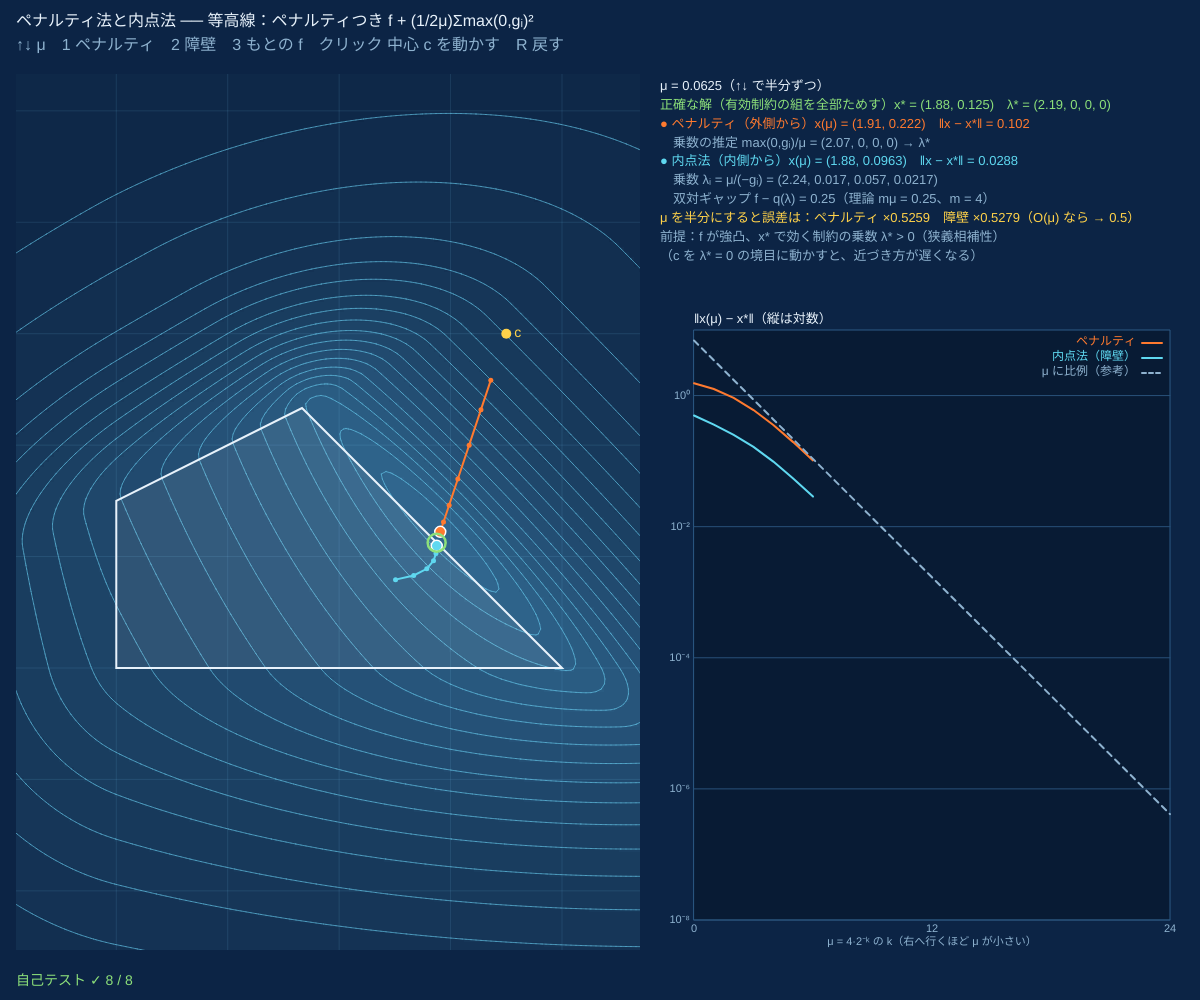
Frame 1 (no input)
Frame 60 (no input): identical to frame 1, image omitted
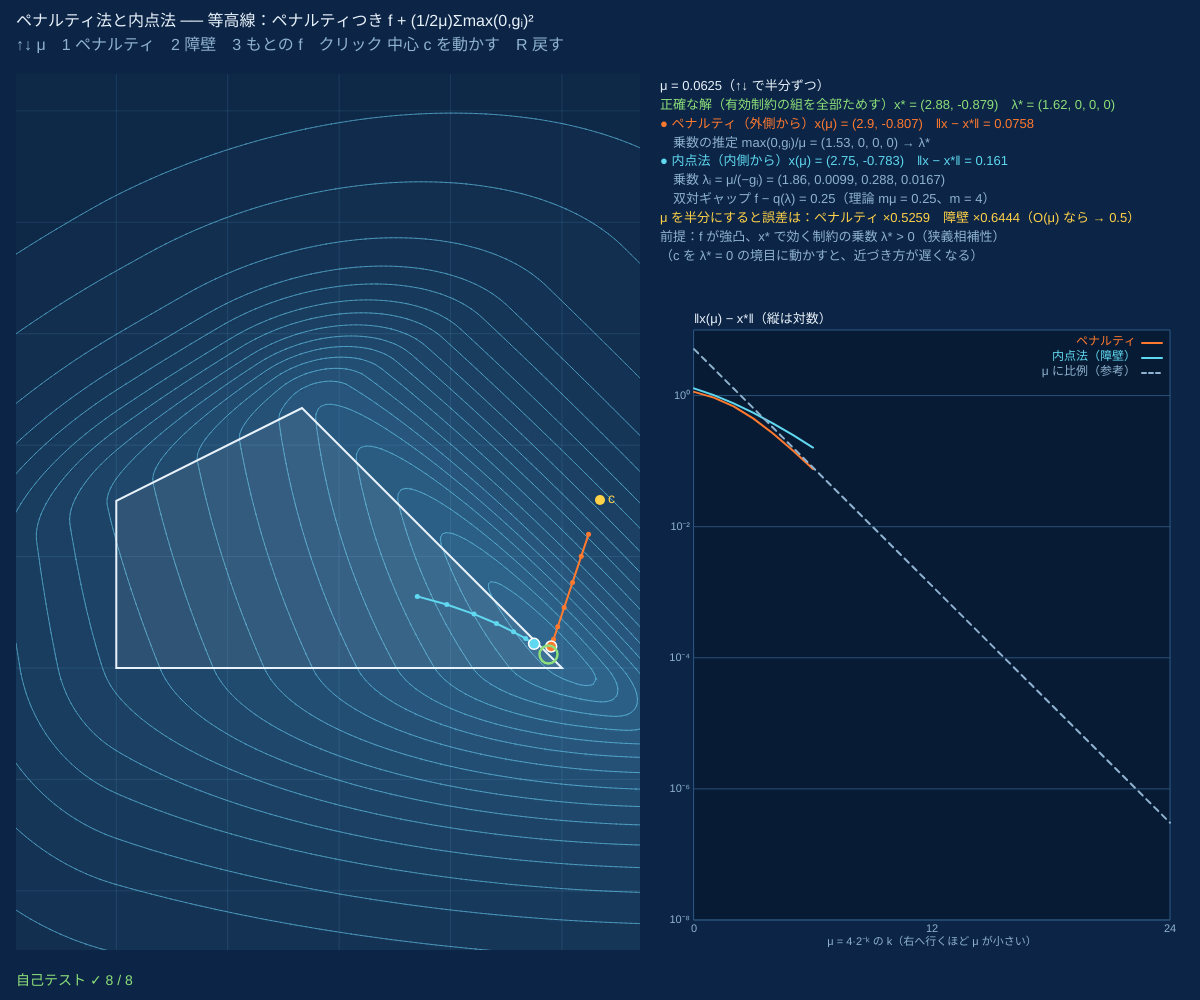
Frame 120 (the mouse pressed at the canvas centre since frame 60)

The p5.js sketch that drew these frames (run headless with seeded random() and noise() and a simulated clock; from frame 60 on, the mouse is pressed at the canvas centre):

// p5.js sketch
// ── sketch.js
// ============================================
// 11 ペナルティ法と内点法（対数障壁）
// 制約つきの問題 min f(x) = ½(x−c)ᵀQ(x−c)  s.t. aᵢᵀx ≤ bᵢ（4 本の半平面）を、制約なしの問題の列で解く
//   ペナルティ法 f + (1/2μ)Σ max(0, gᵢ)² … 外側から近づく ／ 内点法 f − μΣ log(−gᵢ) … 内側から近づく（中心パス）
//   μ → 0 で x(μ) → x*。誤差は O(μ)（x* で効いている制約の乗数が正 ＝ 狭義相補性 のとき）。各 x(μ) はニュートン法で解く
// ↑↓ = μ / 1 = ペナルティの等高線 / 2 = 障壁の等高線 / 3 = もとの f / クリック = 中心 c を動かす / R = c を戻す
// ============================================

const QM = [[2, 0.5], [0.5, 1]];                                  // ★ f の行列 Q（正定値）
const C0 = [2.5, 2];                                              // ★ f の中心 c（制約がなければここが最小）
const AB = [[1, 1, 2], [-1, 2, 2], [0, -1, 1], [-1, 0, 1]];       // ★ 制約 a₁x + a₂y ≤ b を [a₁, a₂, b] で
const MUS = []; for (let k = 0; k <= 24; k++) MUS.push(4 * Math.pow(2, -k));   // μ の列（半分ずつ小さく）
let CC = C0.slice(), mi = 6, view = 1, V, CI, sol, xb, xp, lamB, logB;
const XIN = [0.3, 0];                                             // 内点法のスタート（制約の内側）

function setup() {
  createCanvas(windowWidth, windowHeight);
  V = makeView(16, 74, width * 0.52, height - 124, [0.9, 0.4, 2.8]);
  selfTest();
  solveAll(); redraw2();
}
function fq(x) { let d = [x[0] - CC[0], x[1] - CC[1]]; return 0.5 * (QM[0][0] * d[0] * d[0] + 2 * QM[0][1] * d[0] * d[1] + QM[1][1] * d[1] * d[1]); }
function gcon(i, x) { return AB[i][0] * x[0] + AB[i][1] * x[1] - AB[i][2]; }
// 障壁つき（'bar'）・ペナルティつき（'pen'）の関数：値 v、勾配 G、ヘッセ行列 H
function merit(kind, mu, x) {
  let d = [x[0] - CC[0], x[1] - CC[1]], v = fq(x), G = [QM[0][0] * d[0] + QM[0][1] * d[1], QM[1][0] * d[0] + QM[1][1] * d[1]], H = [QM[0].slice(), QM[1].slice()];
  for (let i = 0; i < AB.length; i++) {
    let a = AB[i], gi = gcon(i, x), w, h;
    if (kind === 'bar') { if (gi >= 0) return { v: Infinity, G, H }; v -= mu * Math.log(-gi); w = mu / -gi; h = mu / (gi * gi); }
    else if (kind === 'pen') { if (gi <= 0) continue; v += (gi * gi) / (2 * mu); w = gi / mu; h = 1 / mu; }
    else continue;
    G[0] += w * a[0]; G[1] += w * a[1]; H[0][0] += h * a[0] * a[0]; H[0][1] += h * a[0] * a[1]; H[1][0] += h * a[0] * a[1]; H[1][1] += h * a[1] * a[1];
  }
  return { v, G, H };
}
// ダンプ付きニュートン法（障壁では、外に出る点や増える点は t を半分に）。log に通った点をためる
function argmin(kind, mu, x, log) {
  for (let it = 0; it < 200; it++) {
    let M = merit(kind, mu, x), d = solve2(M.H, M.G), dec = vdot(M.G, d), t = 1;
    if (!(dec > 1e-28)) break;
    while (t > 1e-14) {
      let y = [x[0] - t * d[0], x[1] - t * d[1]], vy = merit(kind, mu, y).v;
      if (isFinite(vy) && (dec < 1e-10 || vy <= M.v - 0.25 * t * dec)) break;
      t *= 0.5;
    }
    x = [x[0] - t * d[0], x[1] - t * d[1]];
    if (log) log.push(x);
  }
  return x;
}
// 正確な解：有効な制約の組（0〜2 本）を全部ためし、KKT 条件をみたすものを選ぶ
function exactSol() {
  let m = AB.length, sets = [[]], best = null;
  for (let i = 0; i < m; i++) { sets.push([i]); for (let j = i + 1; j < m; j++) sets.push([i, j]); }
  for (let S of sets) {
    let M = [[QM[0][0], QM[0][1], ...S.map((i) => AB[i][0])], [QM[1][0], QM[1][1], ...S.map((i) => AB[i][1])], ...S.map((i) => [AB[i][0], AB[i][1], ...S.map(() => 0)])];
    let r = [QM[0][0] * CC[0] + QM[0][1] * CC[1], QM[1][0] * CC[0] + QM[1][1] * CC[1], ...S.map((i) => AB[i][2])], s = gaussSolve(M, r);
    if (!s) continue;
    let x = [s[0], s[1]], lam = AB.map(() => 0); S.forEach((i, k) => (lam[i] = s[2 + k]));
    if (lam.some((l) => l < -1e-12) || AB.some((_, i) => gcon(i, x) > 1e-12)) continue;
    if (!best || fq(x) < best.v) best = { x, lam, v: fq(x), S };
  }
  return best;
}
function gaussSolve(M, r) {
  let n = r.length, A = M.map((row, i) => [...row, r[i]]);
  for (let c = 0; c < n; c++) {
    let p = c; for (let i = c + 1; i < n; i++) if (Math.abs(A[i][c]) > Math.abs(A[p][c])) p = i;
    if (Math.abs(A[p][c]) < 1e-12) return null;
    [A[c], A[p]] = [A[p], A[c]];
    for (let i = 0; i < n; i++) if (i !== c) { let f = A[i][c] / A[c][c]; for (let j = c; j <= n; j++) A[i][j] -= f * A[c][j]; }
  }
  return A.map((row, i) => row[n] / row[i]);
}
// 双対関数 q(λ) = min_x f(x) + Σλᵢgᵢ(x)：x̂ = c − Q⁻¹Aᵀλ を入れる
function dualQ(lam) {
  let s = [0, 0]; AB.forEach((a, i) => { s[0] += lam[i] * a[0]; s[1] += lam[i] * a[1]; });
  let d = solve2(QM, s), x = [CC[0] - d[0], CC[1] - d[1]];
  return fq(x) + AB.reduce((t, _, i) => t + lam[i] * gcon(i, x), 0);
}
function solveAll() {
  sol = exactSol(); xb = []; xp = []; lamB = []; logB = [];
  let b = XIN, p = CC.slice();
  for (let mu of MUS) { b = argmin('bar', mu, b, logB); p = argmin('pen', mu, p); xb.push(b); xp.push(p); lamB.push(AB.map((_, i) => mu / -gcon(i, b))); }
}
function redraw2() { let mu = MUS[mi]; CI = contourImage(V, (x, y) => merit(['pen', 'bar', 'f'][view - 1], mu, [x, y]).v); }
function errOf(P) { return P.map((x) => Math.hypot(x[0] - sol.x[0], x[1] - sol.x[1])); }

function draw() {
  background(PAL.bg);
  image(CI, V.px, V.py);
  // 制約の線と、許される領域のふち
  let poly = feasPoly();
  push(); stroke(PAL.ink); strokeWeight(2); fill(255, 255, 255, 18); beginShape(); for (let q of poly) { let s = V.toS(...q); vertex(s[0], s[1]); } endShape(CLOSE); pop();
  drawPath(V, xp.slice(0, mi + 1), PAL.or, 2); drawPath(V, xb.slice(0, mi + 1), PAL.cy, 2);
  let s = V.toS(...sol.x); noFill(); stroke(PAL.gr); strokeWeight(2.5); circle(s[0], s[1], 18);
  s = V.toS(...CC); fill(PAL.ye); noStroke(); circle(s[0], s[1], 10); hud([['c', PAL.ye]], s[0] + 8, s[1] - 8, 14);
  let mu = MUS[mi], ep = errOf(xp), eb = errOf(xb), gap = fq(xb[mi]) - dualQ(lamB[mi]), lp = AB.map((_, i) => Math.max(0, gcon(i, xp[mi])) / mu);
  hud([['ペナルティ法と内点法 ── 等高線：' + ['ペナルティつき f + (1/2μ)Σmax(0,gᵢ)²', '障壁つき f − μΣlog(−gᵢ)（外側は ∞）', 'もとの f'][view - 1], PAL.ink],
    ['↑↓ μ　1 ペナルティ　2 障壁　3 もとの f　クリック 中心 c を動かす　R 戻す', PAL.dim]], 16, 14, 16);
  let x = width * 0.55, w = width - x - 24, L = (v) => v.map((u) => fmt(u)).join(', ');
  hud([['μ = ' + fmt(mu, 4) + '（↑↓ で半分ずつ）', PAL.ink], ['正確な解（有効制約の組を全部ためす）x* = (' + L(sol.x) + ')　λ* = (' + L(sol.lam) + ')', PAL.gr],
    ['● ペナルティ（外側から）x(μ) = (' + L(xp[mi]) + ')　‖x − x*‖ = ' + fmt(ep[mi]), PAL.or],
    ['　乗数の推定 max(0,gᵢ)/μ = (' + L(lp) + ') → λ*', PAL.dim],
    ['● 内点法（内側から）x(μ) = (' + L(xb[mi]) + ')　‖x − x*‖ = ' + fmt(eb[mi]), PAL.cy],
    ['　乗数 λᵢ = μ/(−gᵢ) = (' + L(lamB[mi]) + ')', PAL.dim], ['　双対ギャップ f − q(λ) = ' + fmt(gap, 6) + '（理論 mμ = ' + fmt(AB.length * mu, 6) + '、m = 4）', PAL.dim],
    ['μ を半分にすると誤差は：ペナルティ ×' + (mi ? fmt(ep[mi] / ep[mi - 1], 4) : '—') + '　障壁 ×' + (mi ? fmt(eb[mi] / eb[mi - 1], 4) : '—') + '（O(μ) なら → 0.5）', PAL.ye],
    ['前提：f が強凸、x* で効く制約の乗数 λ* > 0（狭義相補性）', PAL.dim], ['（c を λ* = 0 の境目に動かすと、近づき方が遅くなる）', PAL.dim]], x, 80, 13);
  let ref = MUS.map((m) => (m * ep[ep.length - 1]) / MUS[MUS.length - 1]);
  logPlot(x + 34, 330, w - 40, height - 410, [{ v: ep.slice(0, mi + 1), c: PAL.or, name: 'ペナルティ' }, { v: eb.slice(0, mi + 1), c: PAL.cy, name: '内点法（障壁）' }, { v: ref, c: PAL.dim, name: 'μ に比例（参考）', dash: true }],
    { lo: -8, hi: 1, kmax: MUS.length - 1, xlabel: 'μ = 4·2⁻ᵏ の k（右へ行くほど μ が小さい）', title: '‖x(μ) − x*‖（縦は対数）' });
  drawSelfTest();
}
// 見えている長方形を半平面で切りとる（許される領域の多角形）
function feasPoly() {
  let [x0, y0] = V.toW(V.px, V.py + V.ph), [x1, y1] = V.toW(V.px + V.pw, V.py), P = [[x0, y0], [x1, y0], [x1, y1], [x0, y1]];
  for (let i = 0; i < AB.length; i++) {
    let Q = [];
    for (let k = 0; k < P.length; k++) {
      let a = P[k], b = P[(k + 1) % P.length], ga = gcon(i, a), gb = gcon(i, b);
      if (ga <= 0) Q.push(a);
      if (ga <= 0 !== gb <= 0) { let t = ga / (ga - gb); Q.push([a[0] + t * (b[0] - a[0]), a[1] + t * (b[1] - a[1])]); }
    }
    P = Q;
  }
  return P;
}

function mousePressed() { if (V.inside(mouseX, mouseY)) { CC = V.toW(mouseX, mouseY); solveAll(); redraw2(); } }
function keyPressed() {
  if (key === UP_ARROW && mi > 0) { mi--; redraw2(); }
  if (key === DOWN_ARROW && mi < MUS.length - 1) { mi++; redraw2(); }
  if (key >= '1' && key <= '3') { view = +key; redraw2(); }
  if (key === 'r' || key === 'R') { CC = C0.slice(); solveAll(); redraw2(); }
}

function selfTest() {
  CC = C0.slice(); solveAll();
  let mk = (kind) => ({ f: (x, y) => merit(kind, 0.1, [x, y]).v, g: (x, y) => merit(kind, 0.1, [x, y]).G, H: (x, y) => merit(kind, 0.1, [x, y]).H });
  let eB = derivErr(mk('bar'), [[0, 0], [0.5, 0.6], [-0.5, -0.4]]), eP = derivErr(mk('pen'), [[2.5, 1], [0, 0], [1.5, -1.6]]);
  stOk('障壁・ペナルティつき関数の勾配とヘッセ行列 = 差分', eB.g < 1e-6 && eB.H < 1e-5 && eP.g < 1e-6 && eP.H < 1e-5, '障壁 ' + fmt(eB.g) + ' / ペナルティ ' + fmt(eP.g));
  let kkt = Math.max(...AB.map((_, i) => Math.abs(sol.lam[i] * gcon(i, sol.x)))), st = merit('f', 1, sol.x).G;
  AB.forEach((a, i) => { st[0] += sol.lam[i] * a[0]; st[1] += sol.lam[i] * a[1]; });
  stOk('正確な解 x* = (1.875, 0.125)、λ* = (2.1875, 0, 0, 0)、KKT の残差 ≈ 0', Math.hypot(sol.x[0] - 1.875, sol.x[1] - 0.125) < 1e-12 && Math.abs(sol.lam[0] - 2.1875) < 1e-12 && kkt < 1e-12 && vlen(st) < 1e-12, '相補性 ' + fmt(kkt));
  let gapOk = MUS.every((mu, k) => Math.abs(fq(xb[k]) - dualQ(lamB[k]) - AB.length * mu) < 1e-9 * AB.length * mu);
  stOk('内点法：双対ギャップ f(x(μ)) − q(λ(μ)) = mμ（全部の μ で）', gapOk, 'μ=' + fmt(MUS[8]) + '：' + fmt(fq(xb[8]) - dualQ(lamB[8]), 8) + ' / ' + fmt(4 * MUS[8], 8));
  stOk('内点法：ニュートン法の全部の点が制約の内側（gᵢ < 0）', logB.every((x) => AB.every((_, i) => gcon(i, x) < 0)), logB.length + ' 点');
  let a = AB[0].slice(0, 2), s = vdot(a, solve2(QM, a)), okL = true, okR = true;
  MUS.forEach((mu, k) => { okL = okL && Math.abs(gcon(0, xp[k]) / mu - (2.1875 * s) / (s + mu)) < 1e-9; if (k) okR = okR && Math.abs(errOf(xp)[k] / errOf(xp)[k - 1] - (s + 2 * mu) / (2 * s + 2 * mu)) < 1e-6; });
  let n = MUS.length - 1, ep = errOf(xp), eb = errOf(xb);
  stOk('ペナルティ：乗数の推定 g₁/μ = λ* s/(s+μ)（s = aᵀQ⁻¹a）→ λ*', okL && Math.abs(gcon(0, xp[n]) / MUS[n] - 2.1875) < 1e-5, '最小の μ で ' + fmt(gcon(0, xp[n]) / MUS[n], 8));
  stOk('ペナルティ：2μ → μ で誤差 ×(s+2μ)/(2s+2μ) → 0.5', okR && Math.abs(ep[n] / ep[n - 1] - 0.5) < 1e-3, '実測 ' + fmt(ep[n] / ep[n - 1], 6));
  stOk('内点法：μ を半分 → 誤差 ×0.5（O(μ)）', Math.abs(eb[n] / eb[n - 1] - 0.5) < 0.01, '実測 ' + fmt(eb[n] / eb[n - 1], 6));
  stOk('内点法：λᵢ = μ/(−gᵢ) → λ* = (2.1875, 0, 0, 0)', lamB[n].every((l, i) => Math.abs(l - sol.lam[i]) < 1e-4), fmt(lamB[n][0], 8));
  stReport();
}

// ---------- やってみよう ----------
// 1. ↓ で μ を小さくすると、オレンジ（ペナルティ）は外側から、水色（内点法）は内側から x* に近づく
// 2. 2 の等高線：μ が小さいほど、障壁は制約のふちぎりぎりまで平らになる（壁がうすくなる）
// 3. 双対ギャップ f − q(λ) がいつもちょうど mμ（m = 4）。「あと mμ 以内」と保証つきで止められる
// 4. c を許される領域の中にクリックすると、制約は効かない（λ* = 0）。x(μ) はどう近づく？
// 5. c をちょうど λ* = 0 の境目に置くと狭義相補性がくずれ、障壁の誤差は O(√μ) くらいに遅くなる

// ==================================================
// ここから下は「最適化の道具」（中身は読まなくても OK。消さないでね）
// テスト関数（値・勾配・ヘッセ行列）、等高線、対数グラフ、2×2 行列、直線探索、自己テスト
// ==================================================
const PAL = { bg: '#0c2445', ink: '#e8f2fb', dim: '#8eb2cf', line: '#2c5a85', or: '#ff7a2f', cy: '#5fd8f0', gr: '#8de07a', ye: '#ffd24a', pk: '#ff6fa8', vi: '#b79cff', rd: '#ff5a5a' };

// ---- テスト関数 { f 値, g 勾配, H ヘッセ行列, xs 最小点, fs 最小値, view [中心x, 中心y, 横の半幅] }
function quadFn(kap, th = 0.5) {     // f = ½ xᵀAx、A の固有値は μ = 1 と L = κ（θ だけ回転）
  let c = Math.cos(th), s = Math.sin(th), a = c * c + kap * s * s, b = (1 - kap) * c * s, d = s * s + kap * c * c;
  return { name: '2 次関数 κ = ' + fmt(kap), f: (x, y) => 0.5 * (a * x * x + 2 * b * x * y + d * y * y), g: (x, y) => [a * x + b * y, b * x + d * y],
    H: () => [[a, b], [b, d]], mu: 1, L: kap, xs: [[0, 0]], fs: 0, view: [0, 0, 3.2], start: [-2.6, 1.6], convex: true, th };
}
const ROSEN = { name: 'ローゼンブロック', f: (x, y) => (1 - x) ** 2 + 100 * (y - x * x) ** 2,
  g: (x, y) => [-2 * (1 - x) - 400 * x * (y - x * x), 200 * (y - x * x)],
  H: (x, y) => [[2 - 400 * (y - x * x) + 800 * x * x, -400 * x], [-400 * x, 200]], xs: [[1, 1]], fs: 0, view: [-0.2, 0.9, 2.1], start: [-1.2, 1] };
const HIMMEL = { name: 'ヒンメルブラウ', f: (x, y) => (x * x + y - 11) ** 2 + (x + y * y - 7) ** 2,
  g: (x, y) => [4 * x * (x * x + y - 11) + 2 * (x + y * y - 7), 2 * (x * x + y - 11) + 4 * y * (x + y * y - 7)],
  H: (x, y) => [[12 * x * x + 4 * y - 42, 4 * x + 4 * y], [4 * x + 4 * y, 4 * x + 12 * y * y - 26]],
  xs: [[3, 2], [-2.8051, 3.1313], [-3.7793, -3.2832], [3.5844, -1.8481]], fs: 0, view: [0, 0, 6.2], start: [-0.3, -0.9] };
const BEALE = (() => {
  let C = [1.5, 2.25, 2.625], each = (x, y, fn) => C.forEach((c, i) => { let n = i + 1; fn(c - x + x * y ** n, y ** n - 1, n * x * y ** (n - 1), n * y ** (n - 1), n > 1 ? n * (n - 1) * x * y ** (n - 2) : 0); });
  return { name: 'ビール', f: (x, y) => { let s = 0; each(x, y, (r) => (s += r * r)); return s; },
    g: (x, y) => { let p = [0, 0]; each(x, y, (r, rx, ry) => { p[0] += 2 * r * rx; p[1] += 2 * r * ry; }); return p; },
    H: (x, y) => { let a = 0, b = 0, d = 0; each(x, y, (r, rx, ry, rxy, ryy) => { a += 2 * rx * rx; b += 2 * (rx * ry + r * rxy); d += 2 * (ry * ry + r * ryy); }); return [[a, b], [b, d]]; },
    xs: [[3, 0.5]], fs: 0, view: [0.6, 0, 4.6], start: [-1.5, 1.8] };
})();
HIMMEL.xs = HIMMEL.xs.map((p) => criticalPoint(HIMMEL, p));   // 4 つの最小点を ∇f = 0 のニュートン法で精密に
const LSE = (() => {                  // log(e^(x+3y−0.1) + e^(x−3y−0.1) + e^(−x−0.1))：凸。最小点 (−ln2 / 2, 0)、最小値 (3/2)ln2 − 0.1
  let pr = (x, y) => { let z = [x + 3 * y - 0.1, x - 3 * y - 0.1, -x - 0.1], m = Math.max(...z), e = z.map((v) => Math.exp(v - m)), s = e[0] + e[1] + e[2]; return [m + Math.log(s), e.map((v) => v / s)]; };
  return { name: 'log-sum-exp', f: (x, y) => pr(x, y)[0], g: (x, y) => { let p = pr(x, y)[1]; return [p[0] + p[1] - p[2], 3 * p[0] - 3 * p[1]]; },
    H: (x, y) => { let p = pr(x, y)[1], g0 = p[0] + p[1] - p[2], g1 = 3 * p[0] - 3 * p[1]; return [[1 - g0 * g0, g1 - g0 * g1], [g1 - g0 * g1, 9 * (p[0] + p[1]) - g1 * g1]]; },
    xs: [[-Math.LN2 / 2, 0]], fs: 1.5 * Math.LN2 - 0.1, view: [-0.4, 0, 2.4], start: [-2, 1.1], convex: true, L: 10 };
})();

// ---- 2×2 の行列とベクトル
function eig2(M) {                    // 対称行列の固有値（小さい順）と固有ベクトル
  let a = M[0][0], b = M[0][1], d = M[1][1], t = (a + d) / 2, r = Math.hypot((a - d) / 2, b), l1 = t - r;
  let v = Math.abs(b) > 1e-14 * (Math.abs(a) + Math.abs(d) + 1) ? [l1 - d, b] : a <= d ? [1, 0] : [0, 1], n = Math.hypot(v[0], v[1]);
  v = [v[0] / n, v[1] / n];
  return { l: [l1, t + r], v: [v, [-v[1], v[0]]] };
}
function solve2(M, r) { let det = M[0][0] * M[1][1] - M[0][1] * M[1][0]; return [(M[1][1] * r[0] - M[0][1] * r[1]) / det, (M[0][0] * r[1] - M[1][0] * r[0]) / det]; }
function vlen(v) { return Math.hypot(...v); }
function vdot(a, b) { let s = 0; for (let i = 0; i < a.length; i++) s += a[i] * b[i]; return s; }
function vaxpy(a, x, y) { return y.map((yi, i) => yi + a * x[i]); }   // a·x + y
function bad(v) { return !isFinite(v) || Math.abs(v) > 1e12; }
function errTo(F, p) { return Math.min(...F.xs.map((q) => Math.hypot(p[0] - q[0], p[1] - q[1]))); }

// ---- 微分のチェック（中心差分）。H は「解析的な勾配」の差分と比べる
function fdGrad(fn, x, y, h = 1e-6) { return [(fn(x + h, y) - fn(x - h, y)) / (2 * h), (fn(x, y + h) - fn(x, y - h)) / (2 * h)]; }
function derivErr(F, pts) {
  let eg = 0, eh = 0, rel = (a, b) => Math.abs(a - b) / Math.max(1, Math.abs(b));
  for (let [x, y] of pts) {
    let g = F.g(x, y), n = fdGrad(F.f, x, y), H = F.H(x, y), h = 1e-6;
    let gx1 = F.g(x + h, y), gx0 = F.g(x - h, y), gy1 = F.g(x, y + h), gy0 = F.g(x, y - h);
    let N = [[(gx1[0] - gx0[0]) / (2 * h), (gy1[0] - gy0[0]) / (2 * h)], [(gx1[1] - gx0[1]) / (2 * h), (gy1[1] - gy0[1]) / (2 * h)]];
    eg = Math.max(eg, rel(g[0], n[0]), rel(g[1], n[1]));
    for (let i = 0; i < 2; i++) for (let j = 0; j < 2; j++) eh = Math.max(eh, rel(H[i][j], N[i][j]));
  }
  return { g: eg, H: eh };
}
// ∇f = 0 をニュートン法で解く（停留点を探す）
function criticalPoint(F, p, it = 60) {
  for (let k = 0; k < it; k++) { let d = solve2(F.H(p[0], p[1]), F.g(p[0], p[1])); if (!isFinite(d[0] + d[1])) return null; p = [p[0] - d[0], p[1] - d[1]]; if (vlen(d) < 1e-14) break; }
  return vlen(F.g(p[0], p[1])) < 1e-8 ? p : null;
}
// アルミホの条件 f(x + t d) ≤ f(x) + c₁ t ∇fᵀd になるまで t を β 倍（試した点も返す）
function armijo(F, p, d, c1 = 1e-4, beta = 0.5, t = 1) {
  let f0 = F.f(p[0], p[1]), sl = vdot(F.g(p[0], p[1]), d), tries = [];
  for (let k = 0; k < 60; k++) { let fq = F.f(p[0] + t * d[0], p[1] + t * d[1]); tries.push([t, fq]); if (fq <= f0 + c1 * t * sl) break; t *= beta; }
  return { t, tries, slope: sl };
}

// ---- 画面と世界の座標（縦横の縮尺は同じ）
function makeView(px, py, pw, ph, v) {
  let V = { px, py, pw: Math.round(pw), ph: Math.round(ph), cx: v[0], cy: v[1], hw: v[2] };
  V.sc = V.pw / (2 * V.hw); V.hh = V.ph / (2 * V.sc);
  V.toS = (x, y) => [V.px + V.pw / 2 + (x - V.cx) * V.sc, V.py + V.ph / 2 - (y - V.cy) * V.sc];
  V.toW = (sx, sy) => [V.cx + (sx - V.px - V.pw / 2) / V.sc, V.cy - (sy - V.py - V.ph / 2) / V.sc];
  V.inside = (sx, sy) => sx >= V.px && sx <= V.px + V.pw && sy >= V.py && sy <= V.py + V.ph;
  return V;
}
// 等高線の画像：格子で値を計算 → 分位点で段を決め、色ぬり ＋ マーチングスクエアで線（関数を変えたときだけ呼ぶ）
function contourImage(V, fz, nLev = 18) {
  let cs = 5, nx = Math.ceil(V.pw / cs) + 1, ny = Math.ceil(V.ph / cs) + 1, Z = new Float64Array(nx * ny);
  for (let j = 0; j < ny; j++) for (let i = 0; i < nx; i++) { let [x, y] = V.toW(V.px + i * cs, V.py + j * cs), z = fz(x, y); Z[j * nx + i] = isFinite(z) ? z : 1e300; }
  let srt = Array.from(Z).filter((z) => z < 1e300).sort((a, b) => a - b), lev = [];
  for (let k = 1; k <= nLev; k++) lev.push(srt[Math.min(srt.length - 1, Math.floor(srt.length * Math.pow(k / (nLev + 1), 1.7)))]);
  let G = createGraphics(V.pw, V.ph); G.pixelDensity(1);
  let ctx = G.drawingContext, img = ctx.createImageData(V.pw, V.ph), band = new Uint8Array(nx * ny);
  for (let q = 0; q < Z.length; q++) { let b = 0; while (b < nLev && Z[q] > lev[b]) b++; band[q] = Z[q] >= 1e300 ? 255 : b; }
  for (let py = 0; py < V.ph; py++) for (let px = 0; px < V.pw; px++) {
    let b = band[Math.round(py / cs) * nx + Math.round(px / cs)], t = b === 255 ? 1.25 : b / nLev, o = 4 * (py * V.pw + px);
    img.data[o] = 14 + 34 * (1 - t); img.data[o + 1] = 40 + 62 * (1 - t); img.data[o + 2] = 72 + 70 * (1 - t); img.data[o + 3] = 255;
  }
  ctx.putImageData(img, 0, 0);
  // 方眼（製図用紙）
  let gs = Math.pow(10, Math.floor(Math.log10(V.hw / 2))); if (V.hw / gs > 10) gs *= 2; if (V.hw / gs > 10) gs *= 2.5;
  ctx.strokeStyle = 'rgba(120,200,240,0.12)'; ctx.lineWidth = 1; ctx.beginPath();
  for (let x = Math.ceil((V.cx - V.hw) / gs) * gs; x < V.cx + V.hw; x += gs) { let s = V.toS(x, 0)[0] - V.px; ctx.moveTo(s, 0); ctx.lineTo(s, V.ph); }
  for (let y = Math.ceil((V.cy - V.hh) / gs) * gs; y < V.cy + V.hh; y += gs) { let s = V.toS(0, y)[1] - V.py; ctx.moveTo(0, s); ctx.lineTo(V.pw, s); }
  ctx.stroke();
  ctx.strokeStyle = 'rgba(110,215,250,0.55)';
  for (let L of lev) {
    ctx.beginPath();
    for (let j = 0; j < ny - 1; j++) for (let i = 0; i < nx - 1; i++) {
      let a = Z[j * nx + i], b = Z[j * nx + i + 1], c = Z[(j + 1) * nx + i + 1], d = Z[(j + 1) * nx + i], P = [];
      if (a > L !== b > L) P.push(i + (L - a) / (b - a), j);
      if (b > L !== c > L) P.push(i + 1, j + (L - b) / (c - b));
      if (d > L !== c > L) P.push(i + (L - d) / (c - d), j + 1);
      if (a > L !== d > L) P.push(i, j + (L - a) / (d - a));
      for (let q = 0; q + 3 < P.length; q += 4) { ctx.moveTo(P[q] * cs, P[q + 1] * cs); ctx.lineTo(P[q + 2] * cs, P[q + 3] * cs); }
    }
    ctx.stroke();
  }
  G.levels = lev;
  return G;
}

// ---- 対数グラフ：series = [{ v: 値の配列, c: 色, name, dash }]。0 以下・NaN は描かない。opt = { lo, hi, logx, title, kmax }
function logPlot(x, y, w, h, series, opt = {}) {
  let lo = opt.lo, hi = opt.hi, kmax = opt.kmax || 1, mn = Infinity, mx = -Infinity;
  for (let s of series) { if (!opt.kmax) kmax = Math.max(kmax, s.v.length - 1); for (let v of s.v) if (v > 0 && isFinite(v)) { mn = Math.min(mn, Math.log10(v)); mx = Math.max(mx, Math.log10(v)); } }
  if (lo === undefined) lo = isFinite(mn) ? Math.max(-17, Math.floor(mn)) : -16;
  if (hi === undefined) hi = isFinite(mx) ? Math.ceil(mx) : 2;
  if (hi <= lo) hi = lo + 1;
  let X = (k) => x + w * (opt.logx ? Math.log(1 + k) / Math.log(1 + kmax) : k / kmax), Y = (v) => y + h - (h * (Math.log10(v) - lo)) / (hi - lo);
  push();
  fill(8, 26, 50, 230); stroke(PAL.line); strokeWeight(1); rect(x, y, w, h);
  textSize(11); textAlign(RIGHT, CENTER);
  let de = Math.max(1, Math.ceil((hi - lo) / 8));
  for (let e = lo; e <= hi; e += de) { let yy = Y(Math.pow(10, e)); stroke(40, 80, 120); line(x, yy, x + w, yy); noStroke(); fill(PAL.dim); text('10' + sup(e), x - 4, yy); }
  textAlign(CENTER, TOP); noStroke(); fill(PAL.dim);
  let kt = opt.logx ? [1, 10, 100, 1000, 10000].filter((k) => k <= kmax) : [0, Math.round(kmax / 2), kmax];
  for (let k of kt) text(k, X(k), y + h + 3);
  text(opt.xlabel || '反復 k', x + w / 2, y + h + 16);
  for (let s of series) {
    stroke(s.c); strokeWeight(s.wt || 2); noFill();
    if (s.dash) drawingContext.setLineDash([6, 5]);
    let pts = [];
    let flush = () => { if (pts.length >= 2) { beginShape(); for (let p of pts) vertex(p[0], p[1]); endShape(); } else if (pts.length === 1) point(pts[0][0], pts[0][1]); pts = []; };
    for (let k = 0; k < s.v.length && k <= kmax; k++) { let v = s.v[k]; if (v > 0 && isFinite(v)) pts.push([X(k), Math.max(y, Math.min(y + h, Y(v)))]); else flush(); }
    flush(); drawingContext.setLineDash([]);
  }
  noStroke(); textAlign(RIGHT, TOP); textSize(12);
  series.filter((s) => s.name).forEach((s, i) => { let yy = y + 6 + 15 * i; noStroke(); fill(s.c); text(s.name, x + w - 34, yy); stroke(s.c); strokeWeight(2); if (s.dash) drawingContext.setLineDash([4, 3]); line(x + w - 28, yy + 7, x + w - 8, yy + 7); drawingContext.setLineDash([]); });
  if (opt.title) { noStroke(); fill(PAL.ink); textSize(13); textAlign(LEFT, BOTTOM); text(opt.title, x, y - 4); }
  pop();
}

// ---- 描く道具
function arrow(x1, y1, x2, y2, c, w = 2) {
  let a = Math.atan2(y2 - y1, x2 - x1), L = Math.hypot(x2 - x1, y2 - y1), hd = Math.min(12, L * 0.4);
  push(); stroke(c); fill(c); strokeWeight(w); line(x1, y1, x2, y2);
  if (L > 2) triangle(x2, y2, x2 - hd * Math.cos(a - 0.4), y2 - hd * Math.sin(a - 0.4), x2 - hd * Math.cos(a + 0.4), y2 - hd * Math.sin(a + 0.4));
  pop();
}
function drawPath(V, P, c, w = 2, dots = true) {   // 反復点の列を折れ線と点で
  if (P.length === 0) return;
  push(); stroke(c); strokeWeight(w); noFill();
  if (P.length >= 2) { beginShape(); for (let p of P) { let s = V.toS(p[0], p[1]); vertex(s[0], s[1]); } endShape(); }
  if (dots) { noStroke(); fill(c); for (let i = 0; i < P.length; i += Math.max(1, Math.floor(P.length / 60))) { let s = V.toS(P[i][0], P[i][1]); circle(s[0], s[1], 5); } }
  let s = V.toS(P[P.length - 1][0], P[P.length - 1][1]); stroke(255); strokeWeight(1.5); fill(c); circle(s[0], s[1], 11);
  pop();
}
function hud(lines, x, y, sz = 15, lh = 1.45) {   // 文字の列（[文字, 色] または 文字）
  push(); noStroke(); textSize(sz); textAlign(LEFT, TOP);
  lines.forEach((L, i) => { let [s, c] = Array.isArray(L) ? L : [L, PAL.ink]; fill(c); text(s, x, y + i * sz * lh); });
  pop();
}
const SUP = { '-': '⁻', 0: '⁰', 1: '¹', 2: '²', 3: '³', 4: '⁴', 5: '⁵', 6: '⁶', 7: '⁷', 8: '⁸', 9: '⁹' };
function sup(n) { return String(n).split('').map((ch) => SUP[ch] || ch).join(''); }
function fmt(v, d = 3) {             // 数の表示（発散・とても小さい数も）
  if (!isFinite(v) || Math.abs(v) > 1e12) return '発散';
  if (v === 0) return '0';
  let a = Math.abs(v);
  if (a < 1e-3 || a >= 1e5) { let e = Math.floor(Math.log10(a)), m = v / Math.pow(10, e); return m.toFixed(d - 1) + '×10' + sup(e); }
  return String(+v.toPrecision(d));
}
function rngSeed(s) { return () => { s |= 0; s = (s + 0x6d2b79f5) | 0; let t = Math.imul(s ^ (s >>> 15), 1 | s); t = (t + Math.imul(t ^ (t >>> 7), 61 | t)) ^ t; return ((t ^ (t >>> 14)) >>> 0) / 4294967296; }; }

// ---- 自己テスト（起動時に、知られている答えと照合する）
let selfTestResults = [];
function stOk(name, cond, info = '') { selfTestResults.push({ name, ok: !!cond, info }); }
function stReport() { for (let r of selfTestResults) (r.ok ? console.log : console.error)((r.ok ? '✓ ' : '✗ ') + r.name + (r.info ? '  [' + r.info + ']' : '')); }
function selfTestLine() { let n = selfTestResults.filter((r) => r.ok).length; return '自己テスト ' + (n === selfTestResults.length ? '✓ ' : '✗ ') + n + ' / ' + selfTestResults.length; }
function drawSelfTest() { push(); noStroke(); textSize(14); textAlign(LEFT, BOTTOM); fill(selfTestResults.every((r) => r.ok) ? PAL.gr : PAL.rd); text(selfTestLine(), 16, height - 12); pop(); }
